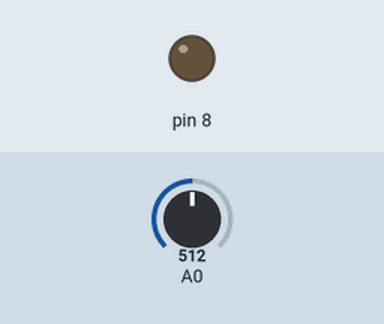
A sketch run on a simulated Arduino Uno, built with avr-gcc and run on an emulated ATmega328P. Parts: output pins drawn as LEDs (lit = HIGH). The inputs (shaded band) are chosen by the test bench; at power-on: A0 = 512.

Above: at 0.8 s.
0.9 s: A0 set to 990
2.4 s: A0 set to 1015
At 2.9 s:
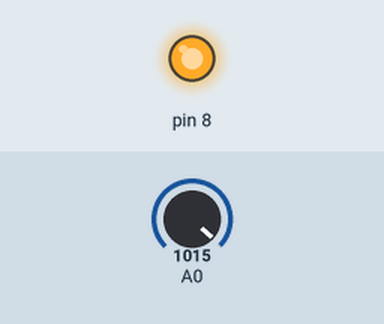
3.9 s: A0 set to 900
At 5.1 s:
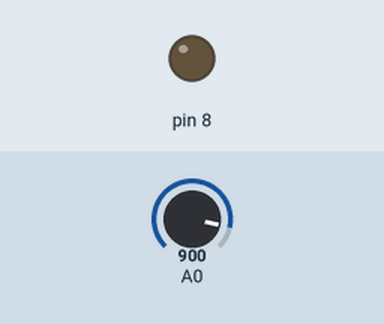
5.4 s: A0 set to 1023
At 6.4 s:
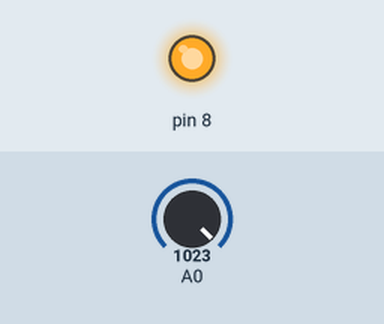
Timing chart, 0 to 7.9 s (numbered marks = the images above; inputs shaded):
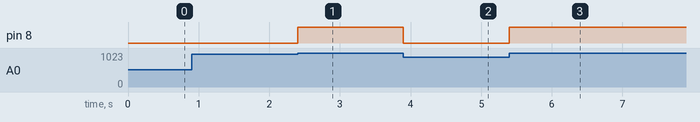

The sketch:

sketch_nov12b.ino
```cpp
#include <avr/io.h>
#include <avr/interrupt.h>

int main(void) {
    DDRB = DDRB | 0b00000001;
    DDRC = DDRC & 0b11111110;

    ADMUX = (ADMUX & 0b01111111) | 0b01000000;
    ADMUX = ADMUX & 0b11111000;
    ADCSRA = ADCSRA | 0b00000111;
    ADCSRA = ADCSRA | 0b10000000;
    ADCSRA = ADCSRA | 0b00001000;

    sei();

    ADCSRA = ADCSRA | 0b01000000;

    while (1) {
    }

    return 0;
}

ISR(ADC_vect) {
    float vIn = ADCW * 5.0 / 1024;

    if (vIn > 4.9) {
        PORTB = PORTB | 0b00000001;
    } else {
        PORTB = PORTB & 0b11111110;
    }

    ADCSRA = ADCSRA | 0b01000000;
}
```

Measured:
- the behaviour switches between 1003 and 1004 on A0 (found by bisection; images 0 and 1)
- after the input at 0.9 s, every drawn part: stays the same
- after the input at 2.4 s, pin 8: LOW → HIGH at once
- after the input at 3.9 s, pin 8: HIGH → LOW at once
- after the input at 5.4 s, pin 8: LOW → HIGH at once
